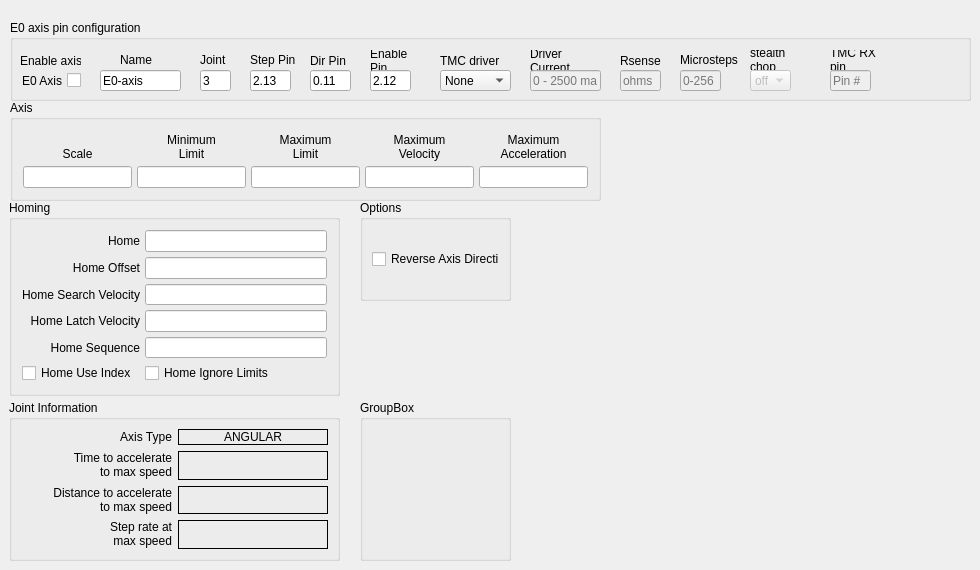
        <widget class="QWidget" name="tab_14">
         <attribute name="title">
          <string>E0 axis</string>
         </attribute>
         <widget class="QGroupBox" name="groupBox_6">
          <property name="geometry">
           <rect>
            <x>9</x>
            <y>200</y>
            <width>331</width>
            <height>196</height>
           </rect>
          </property>
          <property name="styleSheet">
           <string notr="true"/>
          </property>
          <property name="title">
           <string>Homing</string>
          </property>
          <layout class="QGridLayout" name="gridLayout_11">
           <property name="leftMargin">
            <number>10</number>
           </property>
           <property name="topMargin">
            <number>10</number>
           </property>
           <property name="rightMargin">
            <number>10</number>
           </property>
           <property name="bottomMargin">
            <number>10</number>
           </property>
           <property name="spacing">
            <number>5</number>
           </property>
           <item row="0" column="0">
            <widget class="QLabel" name="label_104">
             <property name="text">
              <string>Home</string>
             </property>
             <property name="alignment">
              <set>Qt::AlignRight|Qt::AlignTrailing|Qt::AlignVCenter</set>
             </property>
            </widget>
           </item>
           <item row="0" column="1">
            <widget class="QLineEdit" name="home_4">
             <property name="toolTip">
              <string>&lt;html&gt;&lt;head/&gt;&lt;body&gt;&lt;p&gt;Home is usually set to 0&lt;/p&gt;&lt;/body&gt;&lt;/html&gt;</string>
             </property>
             <property name="alignment">
              <set>Qt::AlignRight|Qt::AlignTrailing|Qt::AlignVCenter</set>
             </property>
            </widget>
           </item>
           <item row="1" column="0">
            <widget class="QLabel" name="label_116">
             <property name="text">
              <string>Home Offset</string>
             </property>
             <property name="alignment">
              <set>Qt::AlignRight|Qt::AlignTrailing|Qt::AlignVCenter</set>
             </property>
            </widget>
           </item>
           <item row="1" column="1">
            <widget class="QLineEdit" name="homeOffset_4">
             <property name="toolTip">
              <string>&lt;html&gt;&lt;head/&gt;&lt;body&gt;&lt;p&gt;Home Offset can be used to back off of the home switch&lt;/p&gt;&lt;/body&gt;&lt;/html&gt;</string>
             </property>
             <property name="alignment">
              <set>Qt::AlignRight|Qt::AlignTrailing|Qt::AlignVCenter</set>
             </property>
            </widget>
           </item>
           <item row="2" column="0">
            <widget class="QLabel" name="label_117">
             <property name="text">
              <string>Home Search Velocity</string>
             </property>
             <property name="alignment">
              <set>Qt::AlignRight|Qt::AlignTrailing|Qt::AlignVCenter</set>
             </property>
            </widget>
           </item>
           <item row="2" column="1">
            <widget class="QLineEdit" name="homeSearchVel_4">
             <property name="toolTip">
              <string>&lt;html&gt;&lt;head/&gt;&lt;body&gt;&lt;p&gt;Search Velocity is in units per second&lt;/p&gt;&lt;/body&gt;&lt;/html&gt;</string>
             </property>
             <property name="alignment">
              <set>Qt::AlignRight|Qt::AlignTrailing|Qt::AlignVCenter</set>
             </property>
            </widget>
           </item>
           <item row="3" column="0">
            <widget class="QLabel" name="label_118">
             <property name="text">
              <string>Home Latch Velocity</string>
             </property>
             <property name="alignment">
              <set>Qt::AlignRight|Qt::AlignTrailing|Qt::AlignVCenter</set>
             </property>
            </widget>
           </item>
           <item row="3" column="1">
            <widget class="QLineEdit" name="homeLatchVel_3">
             <property name="toolTip">
              <string>&lt;html&gt;&lt;head/&gt;&lt;body&gt;&lt;p&gt;Latch Velocity is in user units per second&lt;br/&gt;usually set slower than Search Velocity&lt;/p&gt;&lt;/body&gt;&lt;/html&gt;</string>
             </property>
             <property name="alignment">
              <set>Qt::AlignRight|Qt::AlignTrailing|Qt::AlignVCenter</set>
             </property>
            </widget>
           </item>
           <item row="5" column="0">
            <widget class="QCheckBox" name="homeUseIndex_4">
             <property name="text">
              <string>Home Use Index</string>
             </property>
            </widget>
           </item>
           <item row="5" column="1">
            <widget class="QCheckBox" name="homeIgnoreLimits_4">
             <property name="text">
              <string>Home Ignore Limits</string>
             </property>
            </widget>
           </item>
           <item row="4" column="0">
            <widget class="QLabel" name="label_119">
             <property name="text">
              <string>Home Sequence</string>
             </property>
             <property name="alignment">
              <set>Qt::AlignRight|Qt::AlignTrailing|Qt::AlignVCenter</set>
             </property>
            </widget>
           </item>
           <item row="4" column="1">
            <widget class="QLineEdit" name="homeSequence_4">
             <property name="toolTip">
              <string>&lt;html&gt;&lt;head/&gt;&lt;body&gt;&lt;p&gt;Home sequences start at 0 and do not skip a number.&lt;/p&gt;&lt;p&gt;Multiple joint axis use a negative number.&lt;/p&gt;&lt;p&gt;Leave blank to home the joint manually.&lt;/p&gt;&lt;/body&gt;&lt;/html&gt;</string>
             </property>
            </widget>
           </item>
          </layout>
         </widget>
         <widget class="QGroupBox" name="gridGroupBox_5">
          <property name="geometry">
           <rect>
            <x>9</x>
            <y>400</y>
            <width>331</width>
            <height>161</height>
           </rect>
          </property>
          <property name="styleSheet">
           <string notr="true"/>
          </property>
          <property name="title">
           <string>Joint Information</string>
          </property>
          <layout class="QGridLayout" name="gridLayout_34">
           <item row="1" column="0">
            <widget class="QLabel" name="label_190">
             <property name="text">
              <string>&lt;html&gt;&lt;head/&gt;&lt;body&gt;&lt;p align=&quot;right&quot;&gt;Time to accelerate&lt;br/&gt;to max speed&lt;/p&gt;&lt;/body&gt;&lt;/html&gt;</string>
             </property>
            </widget>
           </item>
           <item row="0" column="0">
            <widget class="QLabel" name="label_120">
             <property name="text">
              <string>Axis Type</string>
             </property>
             <property name="alignment">
              <set>Qt::AlignRight|Qt::AlignTrailing|Qt::AlignVCenter</set>
             </property>
            </widget>
           </item>
           <item row="3" column="0">
            <widget class="QLabel" name="label_192">
             <property name="text">
              <string>&lt;html&gt;&lt;head/&gt;&lt;body&gt;&lt;p align=&quot;right&quot;&gt;Step rate at&lt;br/&gt;max speed&lt;/p&gt;&lt;/body&gt;&lt;/html&gt;</string>
             </property>
            </widget>
           </item>
           <item row="0" column="1">
            <widget class="QLabel" name="axisType_4">
             <property name="frameShape">
              <enum>QFrame::Box</enum>
             </property>
             <property name="text">
              <string>ANGULAR</string>
             </property>
             <property name="alignment">
              <set>Qt::AlignCenter</set>
             </property>
            </widget>
           </item>
           <item row="2" column="1">
            <widget class="QLabel" name="distanceJoint_3">
             <property name="frameShape">
              <enum>QFrame::Box</enum>
             </property>
             <property name="text">
              <string>&lt;html&gt;&lt;head/&gt;&lt;body&gt;&lt;p align=&quot;center&quot;&gt;&lt;br/&gt;&lt;/p&gt;&lt;/body&gt;&lt;/html&gt;</string>
             </property>
            </widget>
           </item>
           <item row="1" column="1">
            <widget class="QLabel" name="timeJoint_3">
             <property name="frameShape">
              <enum>QFrame::Box</enum>
             </property>
             <property name="text">
              <string>&lt;html&gt;&lt;head/&gt;&lt;body&gt;&lt;p align=&quot;center&quot;&gt;&lt;br/&gt;&lt;/p&gt;&lt;/body&gt;&lt;/html&gt;</string>
             </property>
            </widget>
           </item>
           <item row="2" column="0">
            <widget class="QLabel" name="label_191">
             <property name="text">
              <string>&lt;html&gt;&lt;head/&gt;&lt;body&gt;&lt;p align=&quot;right&quot;&gt;Distance to accelerate&lt;br/&gt;to max speed&lt;/p&gt;&lt;/body&gt;&lt;/html&gt;</string>
             </property>
            </widget>
           </item>
           <item row="3" column="1">
            <widget class="QLabel" name="stepRateJoint_3">
             <property name="frameShape">
              <enum>QFrame::Box</enum>
             </property>
             <property name="text">
              <string>&lt;html&gt;&lt;head/&gt;&lt;body&gt;&lt;p align=&quot;center&quot;&gt;&lt;br/&gt;&lt;/p&gt;&lt;/body&gt;&lt;/html&gt;</string>
             </property>
            </widget>
           </item>
          </layout>
         </widget>
         <widget class="QGroupBox" name="jointAxisGroup_3">
          <property name="geometry">
           <rect>
            <x>10</x>
            <y>100</y>
            <width>591</width>
            <height>101</height>
           </rect>
          </property>
          <property name="sizePolicy">
           <sizepolicy hsizetype="Preferred" vsizetype="Preferred">
            <horstretch>0</horstretch>
            <verstretch>0</verstretch>
           </sizepolicy>
          </property>
          <property name="styleSheet">
           <string notr="true"/>
          </property>
          <property name="title">
           <string>Axis</string>
          </property>
          <layout class="QGridLayout" name="gridLayout_12">
           <property name="leftMargin">
            <number>10</number>
           </property>
           <property name="topMargin">
            <number>10</number>
           </property>
           <property name="rightMargin">
            <number>10</number>
           </property>
           <property name="bottomMargin">
            <number>10</number>
           </property>
           <property name="spacing">
            <number>5</number>
           </property>
           <item row="0" column="0">
            <widget class="QLabel" name="label_121">
             <property name="text">
              <string>Scale</string>
             </property>
             <property name="alignment">
              <set>Qt::AlignBottom|Qt::AlignHCenter</set>
             </property>
            </widget>
           </item>
           <item row="0" column="2">
            <widget class="QLabel" name="label_122">
             <property name="text">
              <string>Minimum
Limit</string>
             </property>
             <property name="alignment">
              <set>Qt::AlignBottom|Qt::AlignHCenter</set>
             </property>
             <property name="wordWrap">
              <bool>true</bool>
             </property>
            </widget>
           </item>
           <item row="0" column="3">
            <widget class="QLabel" name="label_123">
             <property name="text">
              <string>Maximum
Limit</string>
             </property>
             <property name="textFormat">
              <enum>Qt::AutoText</enum>
             </property>
             <property name="alignment">
              <set>Qt::AlignBottom|Qt::AlignHCenter</set>
             </property>
             <property name="wordWrap">
              <bool>true</bool>
             </property>
            </widget>
           </item>
           <item row="1" column="2">
            <widget class="QLineEdit" name="minLimit_4">
             <property name="alignment">
              <set>Qt::AlignRight|Qt::AlignTrailing|Qt::AlignVCenter</set>
             </property>
            </widget>
           </item>
           <item row="1" column="3">
            <widget class="QLineEdit" name="maxLimit_4">
             <property name="alignment">
              <set>Qt::AlignRight|Qt::AlignTrailing|Qt::AlignVCenter</set>
             </property>
            </widget>
           </item>
           <item row="0" column="4">
            <widget class="QLabel" name="label_124">
             <property name="text">
              <string>Maximum
Velocity</string>
             </property>
             <property name="alignment">
              <set>Qt::AlignBottom|Qt::AlignHCenter</set>
             </property>
             <property name="wordWrap">
              <bool>true</bool>
             </property>
            </widget>
           </item>
           <item row="1" column="4">
            <widget class="QLineEdit" name="maxVelocity_4">
             <property name="alignment">
              <set>Qt::AlignRight|Qt::AlignTrailing|Qt::AlignVCenter</set>
             </property>
            </widget>
           </item>
           <item row="0" column="5">
            <widget class="QLabel" name="label_125">
             <property name="text">
              <string>Maximum
Acceleration</string>
             </property>
             <property name="alignment">
              <set>Qt::AlignBottom|Qt::AlignHCenter</set>
             </property>
             <property name="wordWrap">
              <bool>true</bool>
             </property>
            </widget>
           </item>
           <item row="1" column="0">
            <widget class="QLineEdit" name="scale_4"/>
           </item>
           <item row="1" column="5">
            <widget class="QLineEdit" name="maxAccel_4">
             <property name="alignment">
              <set>Qt::AlignRight|Qt::AlignTrailing|Qt::AlignVCenter</set>
             </property>
            </widget>
           </item>
          </layout>
         </widget>
         <widget class="QGroupBox" name="groupBox_22">
          <property name="geometry">
           <rect>
            <x>360</x>
            <y>400</y>
            <width>151</width>
            <height>161</height>
           </rect>
          </property>
          <property name="title">
           <string>GroupBox</string>
          </property>
         </widget>
         <widget class="QGroupBox" name="groupBox_23">
          <property name="geometry">
           <rect>
            <x>360</x>
            <y>200</y>
            <width>151</width>
            <height>101</height>
           </rect>
          </property>
          <property name="title">
           <string>Options</string>
          </property>
          <layout class="QGridLayout" name="gridLayout_56">
           <item row="0" column="0">
            <widget class="QCheckBox" name="reverse_4">
             <property name="text">
              <string>Reverse Axis Direction</string>
             </property>
            </widget>
           </item>
          </layout>
         </widget>
         <widget class="QGroupBox" name="groupBox_70">
          <property name="geometry">
           <rect>
            <x>10</x>
            <y>20</y>
            <width>961</width>
            <height>81</height>
           </rect>
          </property>
          <property name="title">
           <string>E0 axis pin configuration</string>
          </property>
          <widget class="QLabel" name="label_419">
           <property name="geometry">
            <rect>
             <x>820</x>
             <y>30</y>
             <width>61</width>
             <height>20</height>
            </rect>
           </property>
           <property name="text">
            <string>TMC RX pin</string>
           </property>
           <property name="wordWrap">
            <bool>true</bool>
           </property>
          </widget>
          <widget class="QLabel" name="label_420">
           <property name="geometry">
            <rect>
             <x>240</x>
             <y>30</y>
             <width>51</width>
             <height>20</height>
            </rect>
           </property>
           <property name="text">
            <string>Step Pin</string>
           </property>
           <property name="wordWrap">
            <bool>true</bool>
           </property>
          </widget>
          <widget class="QLabel" name="label_421">
           <property name="geometry">
            <rect>
             <x>670</x>
             <y>30</y>
             <width>61</width>
             <height>20</height>
            </rect>
           </property>
           <property name="text">
            <string>Microsteps</string>
           </property>
           <property name="wordWrap">
            <bool>true</bool>
           </property>
          </widget>
          <widget class="QLabel" name="label_422">
           <property name="geometry">
            <rect>
             <x>110</x>
             <y>30</y>
             <width>41</width>
             <height>20</height>
            </rect>
           </property>
           <property name="text">
            <string>Name</string>
           </property>
          </widget>
          <widget class="QLabel" name="label_423">
           <property name="geometry">
            <rect>
             <x>300</x>
             <y>30</y>
             <width>41</width>
             <height>21</height>
            </rect>
           </property>
           <property name="text">
            <string>Dir Pin</string>
           </property>
           <property name="wordWrap">
            <bool>true</bool>
           </property>
          </widget>
          <widget class="QLabel" name="label_424">
           <property name="geometry">
            <rect>
             <x>430</x>
             <y>30</y>
             <width>61</width>
             <height>21</height>
            </rect>
           </property>
           <property name="text">
            <string>TMC driver</string>
           </property>
           <property name="wordWrap">
            <bool>true</bool>
           </property>
          </widget>
          <widget class="QLabel" name="label_425">
           <property name="geometry">
            <rect>
             <x>520</x>
             <y>30</y>
             <width>71</width>
             <height>21</height>
            </rect>
           </property>
           <property name="text">
            <string>Driver Current</string>
           </property>
           <property name="wordWrap">
            <bool>true</bool>
           </property>
          </widget>
          <widget class="QLabel" name="label_426">
           <property name="geometry">
            <rect>
             <x>610</x>
             <y>30</y>
             <width>41</width>
             <height>21</height>
            </rect>
           </property>
           <property name="text">
            <string>Rsense</string>
           </property>
           <property name="wordWrap">
            <bool>true</bool>
           </property>
          </widget>
          <widget class="QLabel" name="label_427">
           <property name="geometry">
            <rect>
             <x>10</x>
             <y>30</y>
             <width>61</width>
             <height>21</height>
            </rect>
           </property>
           <property name="text">
            <string>Enable axis</string>
           </property>
          </widget>
          <widget class="QLabel" name="label_428">
           <property name="geometry">
            <rect>
             <x>360</x>
             <y>30</y>
             <width>51</width>
             <height>21</height>
            </rect>
           </property>
           <property name="text">
            <string>Enable Pin</string>
           </property>
           <property name="wordWrap">
            <bool>true</bool>
           </property>
          </widget>
          <widget class="QLabel" name="label_429">
           <property name="geometry">
            <rect>
             <x>740</x>
             <y>30</y>
             <width>61</width>
             <height>20</height>
            </rect>
           </property>
           <property name="text">
            <string>stealth chop</string>
           </property>
           <property name="wordWrap">
            <bool>true</bool>
           </property>
          </widget>
          <widget class="QLabel" name="label_430">
           <property name="geometry">
            <rect>
             <x>190</x>
             <y>30</y>
             <width>31</width>
             <height>20</height>
            </rect>
           </property>
           <property name="text">
            <string>Joint</string>
           </property>
          </widget>
          <widget class="QLineEdit" name="e0axisstep">
           <property name="geometry">
            <rect>
             <x>240</x>
             <y>50</y>
             <width>41</width>
             <height>21</height>
            </rect>
           </property>
           <property name="text">
            <string>2.13</string>
           </property>
           <property name="placeholderText">
            <string>Pin#</string>
           </property>
          </widget>
          <widget class="QLineEdit" name="e0axisrxpin">
           <property name="enabled">
            <bool>false</bool>
           </property>
           <property name="geometry">
            <rect>
             <x>820</x>
             <y>50</y>
             <width>41</width>
             <height>21</height>
            </rect>
           </property>
           <property name="text">
            <string/>
           </property>
           <property name="placeholderText">
            <string>Pin #</string>
           </property>
          </widget>
          <widget class="QLineEdit" name="e0axistxt">
           <property name="geometry">
            <rect>
             <x>90</x>
             <y>50</y>
             <width>81</width>
             <height>21</height>
            </rect>
           </property>
           <property name="text">
            <string>E0-axis</string>
           </property>
           <property name="placeholderText">
            <string>comment</string>
           </property>
          </widget>
          <widget class="QLineEdit" name="e0axiscur">
           <property name="enabled">
            <bool>false</bool>
           </property>
           <property name="geometry">
            <rect>
             <x>520</x>
             <y>50</y>
             <width>71</width>
             <height>21</height>
            </rect>
           </property>
           <property name="text">
            <string/>
           </property>
           <property name="placeholderText">
            <string>0 - 2500 ma</string>
           </property>
          </widget>
          <widget class="QComboBox" name="e0axistmc">
           <property name="geometry">
            <rect>
             <x>430</x>
             <y>50</y>
             <width>71</width>
             <height>21</height>
            </rect>
           </property>
           <item>
            <property name="text">
             <string>None</string>
            </property>
           </item>
           <item>
            <property name="text">
             <string>TMC2208</string>
            </property>
           </item>
           <item>
            <property name="text">
             <string>TMC2209</string>
            </property>
           </item>
          </widget>
          <widget class="QLineEdit" name="e0axiscursense">
           <property name="enabled">
            <bool>false</bool>
           </property>
           <property name="geometry">
            <rect>
             <x>610</x>
             <y>50</y>
             <width>41</width>
             <height>21</height>
            </rect>
           </property>
           <property name="text">
            <string/>
           </property>
           <property name="placeholderText">
            <string>ohms</string>
           </property>
          </widget>
          <widget class="QCheckBox" name="e0axis">
           <property name="geometry">
            <rect>
             <x>0</x>
             <y>50</y>
             <width>71</width>
             <height>21</height>
            </rect>
           </property>
           <property name="layoutDirection">
            <enum>Qt::RightToLeft</enum>
           </property>
           <property name="text">
            <string>E0 Axis</string>
           </property>
          </widget>
          <widget class="QLineEdit" name="e0axismicrostep">
           <property name="enabled">
            <bool>false</bool>
           </property>
           <property name="geometry">
            <rect>
             <x>670</x>
             <y>50</y>
             <width>41</width>
             <height>21</height>
            </rect>
           </property>
           <property name="text">
            <string/>
           </property>
           <property name="placeholderText">
            <string>0-256</string>
           </property>
          </widget>
          <widget class="QComboBox" name="e0axisstealthcop">
           <property name="enabled">
            <bool>false</bool>
           </property>
           <property name="geometry">
            <rect>
             <x>740</x>
             <y>50</y>
             <width>41</width>
             <height>21</height>
            </rect>
           </property>
           <item>
            <property name="text">
             <string>off</string>
            </property>
           </item>
           <item>
            <property name="text">
             <string>on</string>
            </property>
           </item>
          </widget>
          <widget class="QLineEdit" name="e0axisdir">
           <property name="geometry">
            <rect>
             <x>300</x>
             <y>50</y>
             <width>41</width>
             <height>21</height>
            </rect>
           </property>
           <property name="text">
            <string>0.11</string>
           </property>
           <property name="placeholderText">
            <string>Pin#</string>
           </property>
          </widget>
          <widget class="QLineEdit" name="e0axisenable">
           <property name="geometry">
            <rect>
             <x>360</x>
             <y>50</y>
             <width>41</width>
             <height>21</height>
            </rect>
           </property>
           <property name="text">
            <string>2.12</string>
           </property>
           <property name="placeholderText">
            <string>Pin#</string>
           </property>
          </widget>
          <widget class="QLineEdit" name="e0axisjoint">
           <property name="geometry">
            <rect>
             <x>190</x>
             <y>50</y>
             <width>31</width>
             <height>21</height>
            </rect>
           </property>
           <property name="text">
            <string>3</string>
           </property>
           <property name="placeholderText">
            <string>0-4</string>
           </property>
          </widget>
         </widget>
        </widget>
